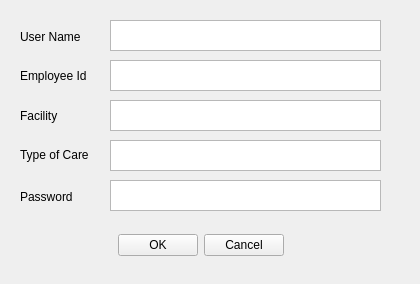
<?xml version="1.0" encoding="UTF-8"?>
<ui version="4.0">
 <class>NewUser</class>
 <widget class="QWidget" name="NewUser">
  <property name="geometry">
   <rect>
    <x>0</x>
    <y>0</y>
    <width>420</width>
    <height>284</height>
   </rect>
  </property>
  <property name="windowTitle">
   <string>Form</string>
  </property>
  <widget class="QTextEdit" name="careTxt">
   <property name="geometry">
    <rect>
     <x>110</x>
     <y>140</y>
     <width>271</width>
     <height>31</height>
    </rect>
   </property>
  </widget>
  <widget class="QTextEdit" name="idTxt">
   <property name="geometry">
    <rect>
     <x>110</x>
     <y>60</y>
     <width>271</width>
     <height>31</height>
    </rect>
   </property>
  </widget>
  <widget class="QWidget" name="layoutWidget">
   <property name="geometry">
    <rect>
     <x>20</x>
     <y>20</y>
     <width>87</width>
     <height>151</height>
    </rect>
   </property>
   <layout class="QGridLayout" name="gridLayout">
    <item row="0" column="0">
     <widget class="QLabel" name="label">
      <property name="text">
       <string>User Name</string>
      </property>
     </widget>
    </item>
    <item row="1" column="0">
     <widget class="QLabel" name="label_2">
      <property name="text">
       <string>Employee Id</string>
      </property>
     </widget>
    </item>
    <item row="2" column="0">
     <widget class="QLabel" name="label_3">
      <property name="text">
       <string>Facility</string>
      </property>
     </widget>
    </item>
    <item row="3" column="0">
     <widget class="QLabel" name="label_4">
      <property name="text">
       <string>Type of Care</string>
      </property>
     </widget>
    </item>
   </layout>
  </widget>
  <widget class="QTextEdit" name="facTxt">
   <property name="geometry">
    <rect>
     <x>110</x>
     <y>100</y>
     <width>271</width>
     <height>31</height>
    </rect>
   </property>
  </widget>
  <widget class="QWidget" name="layoutWidget_2">
   <property name="geometry">
    <rect>
     <x>10</x>
     <y>230</y>
     <width>381</width>
     <height>31</height>
    </rect>
   </property>
   <layout class="QHBoxLayout" name="horizontalLayout">
    <item>
     <spacer name="horizontalSpacer">
      <property name="orientation">
       <enum>Qt::Horizontal</enum>
      </property>
      <property name="sizeHint" stdset="0">
       <size>
        <width>98</width>
        <height>20</height>
       </size>
      </property>
     </spacer>
    </item>
    <item>
     <widget class="QPushButton" name="okBtn">
      <property name="text">
       <string>OK</string>
      </property>
     </widget>
    </item>
    <item>
     <layout class="QGridLayout" name="gridLayout_2">
      <item row="0" column="1">
       <widget class="QPushButton" name="cancelBtn">
        <property name="text">
         <string>Cancel</string>
        </property>
       </widget>
      </item>
     </layout>
    </item>
    <item>
     <spacer name="horizontalSpacer_2">
      <property name="orientation">
       <enum>Qt::Horizontal</enum>
      </property>
      <property name="sizeHint" stdset="0">
       <size>
        <width>98</width>
        <height>20</height>
       </size>
      </property>
     </spacer>
    </item>
   </layout>
  </widget>
  <widget class="QTextEdit" name="nameTxt">
   <property name="geometry">
    <rect>
     <x>110</x>
     <y>20</y>
     <width>271</width>
     <height>31</height>
    </rect>
   </property>
  </widget>
  <widget class="QTextEdit" name="passwordText">
   <property name="geometry">
    <rect>
     <x>110</x>
     <y>180</y>
     <width>271</width>
     <height>31</height>
    </rect>
   </property>
  </widget>
  <widget class="QLabel" name="labelPassword">
   <property name="geometry">
    <rect>
     <x>20</x>
     <y>180</y>
     <width>85</width>
     <height>33</height>
    </rect>
   </property>
   <property name="text">
    <string>Password</string>
   </property>
  </widget>
 </widget>
 <resources/>
 <connections/>
</ui>
